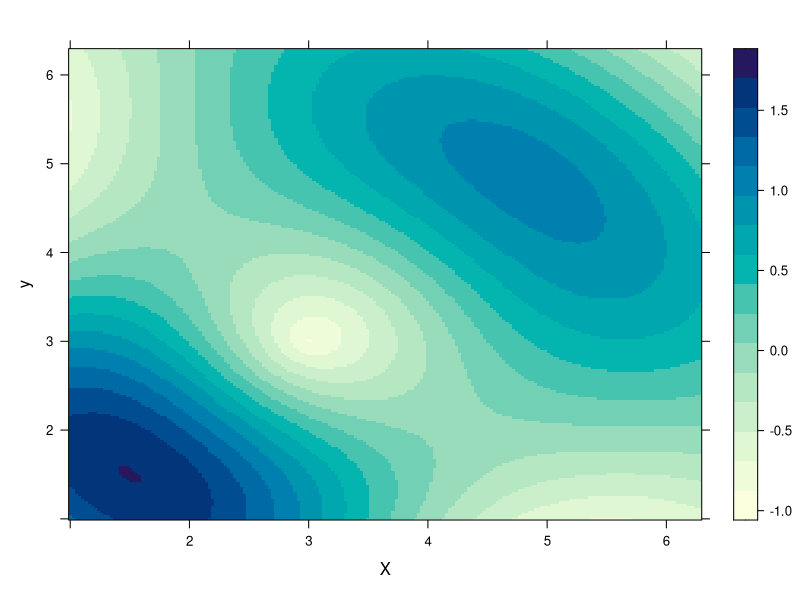

Source code (R):
library("lattice")

x <- seq(1, 2*pi, length.out=200)
y <- seq(1, 2*pi, length.out=200)

r1 <- as.vector(sqrt(outer(x^2, y^2, "+")))
r2 <- as.vector(sqrt(outer((x-3)^2, (y-3)^2, "+")))

grid <- expand.grid(x=x, y=y)
grid$z <- sin(r1) + sin(r2)

levelplot(z ~ x*y,
          data=grid,
          xlab="X",
          main="")
